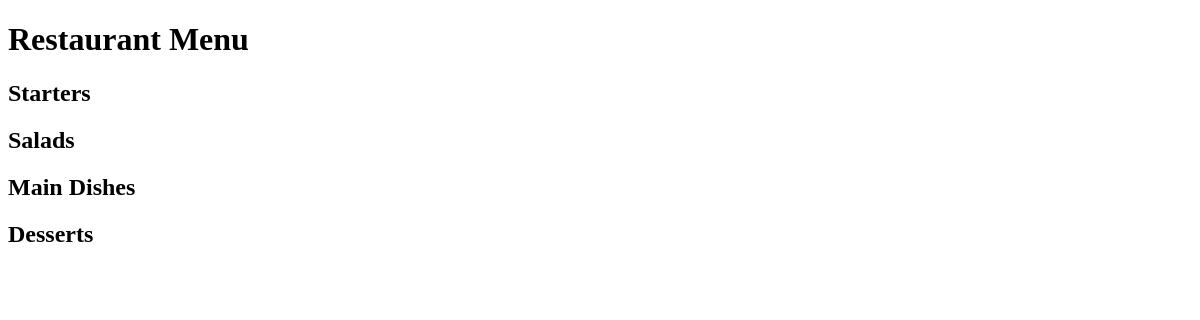
Before: / with the older database file.
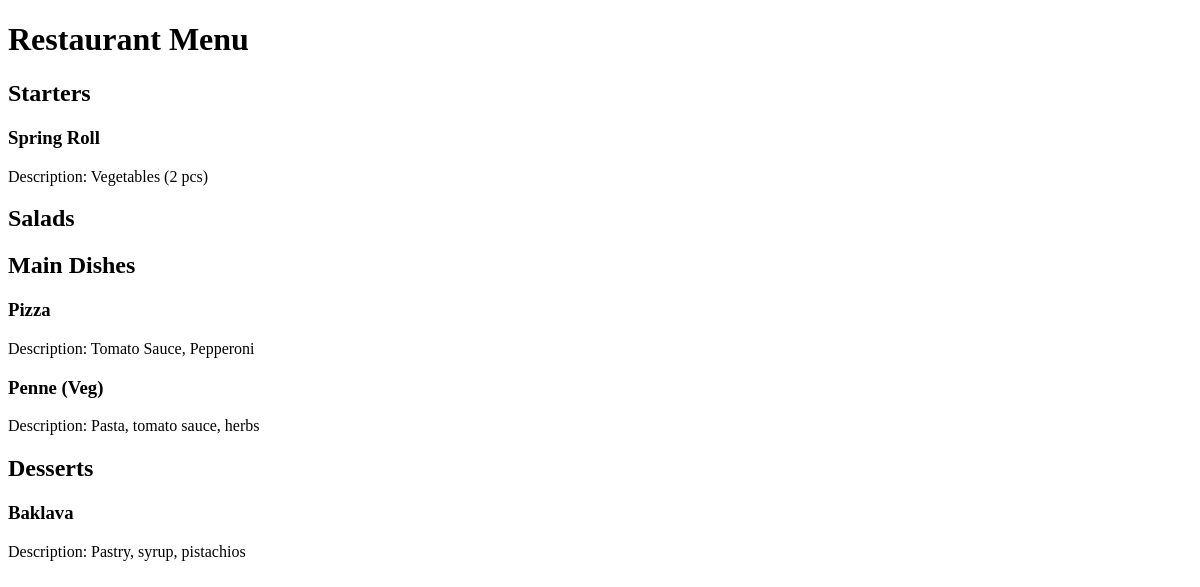
After: the same page with the newer database file.
### food_ordering/models.py (models this page shows, shortened)
class Item(models.Model):
    meal = models.CharField(
        max_length=80, unique=True
    )  # Name of the food item, must be unique
    description = models.TextField()  # Detailed description of the food item
    price = models.DecimalField(
        max_digits=5, decimal_places=2
    )  # Price with 2 decimal places
    meal_type = models.CharField(choices=MEAL_TYPE)  # Category of the meal
    author = models.ForeignKey(
        User, on_delete=models.PROTECT
    )  # Staff member who added this item
    status = models.IntegerField(
        choices=STATUS, default=0
    )  # Availability status, default is Unavailable
    date_created = models.DateTimeField(
        auto_now_add=True
    )  # Timestamp when item was created
    date_updated = models.DateTimeField(
        auto_now=True
    )  # Timestamp when item was last updated

### food_ordering/views.py (the view)
# urls.py: path("", views.MenuList.as_view(), name="home"),
class MenuList(generic.ListView):
    queryset = Item.objects.order_by("date_created")
    template_name = "index.html"
    def get_context_data(self, **kwargs):
        context = super().get_context_data(**kwargs)
        context["meals"] = MEAL_TYPE
        print(context.keys())
        return context

### food_ordering/templates/index.html (shortened to what this page needs)
<!DOCTYPE html>
<html lang="en">
    <head>
    </head>
    <body>
        <div class="container">
            <h1>Restaurant Menu</h1>
            {% for meal in meals %}
            <h2>{{ meal.1 }}</h2>
            {% for row in item_list %}
          {% if row.meal_type == meal.0 %}
            <h3>{{ row.meal}}</h3>
            <p>Description: {{ row.description }}</p>
            {% endif %}
        {% endfor %}
      {% endfor %}
        </div>
    </body>
</html>

Changed rows visible on the page:
added Item: meal "Spring Roll", description "Vegetables (2 pcs)", shown under "Starters"
added Item: meal "Pizza", description "Tomato Sauce, Pepperoni", shown under "Main Dishes"
added Item: meal "Penne (Veg)", description "Pasta, tomato sauce, herbs", shown under "Main Dishes"
added Item: meal "Baklava", description "Pastry, syrup, pistachios", shown under "Desserts"
